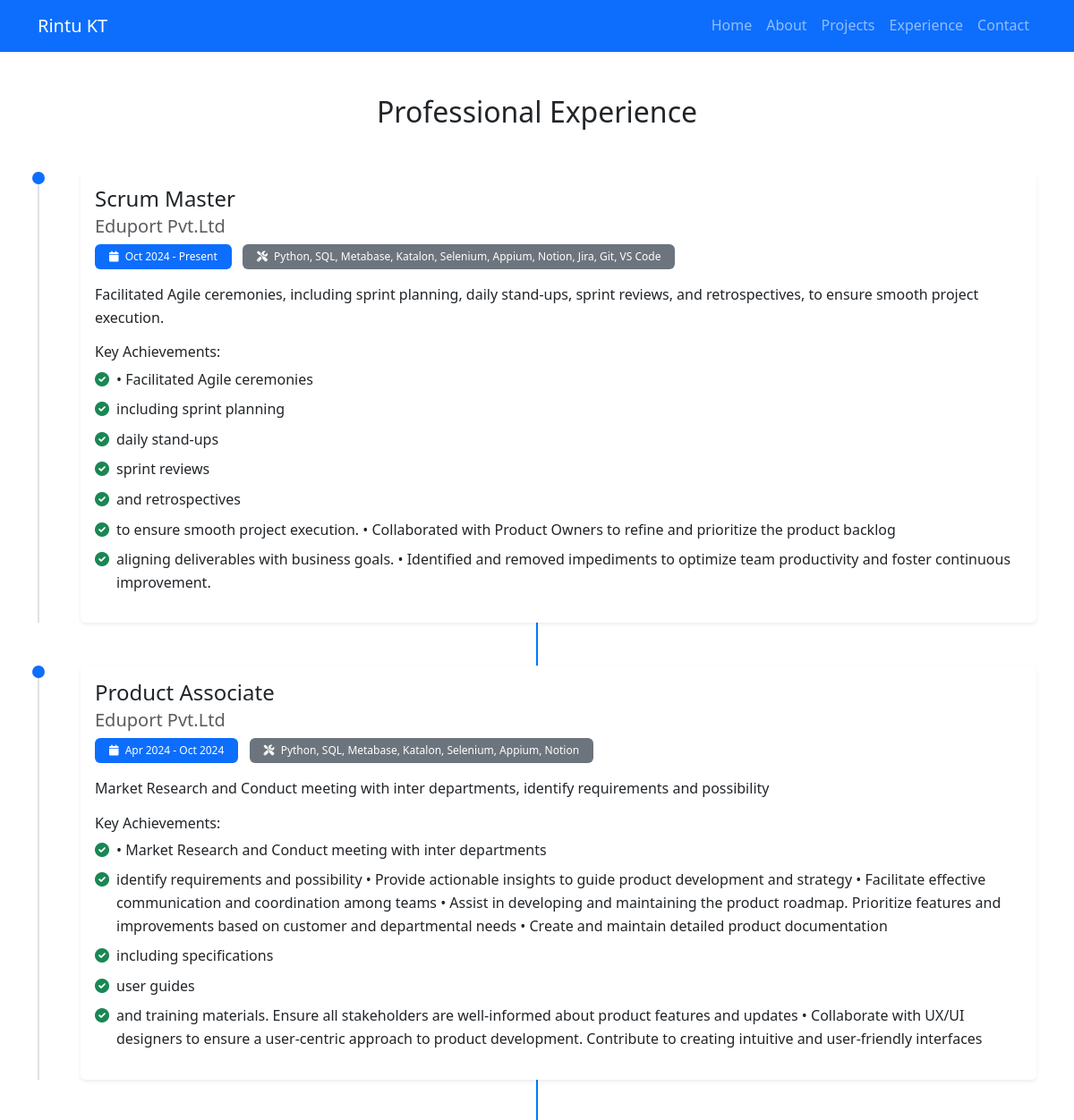
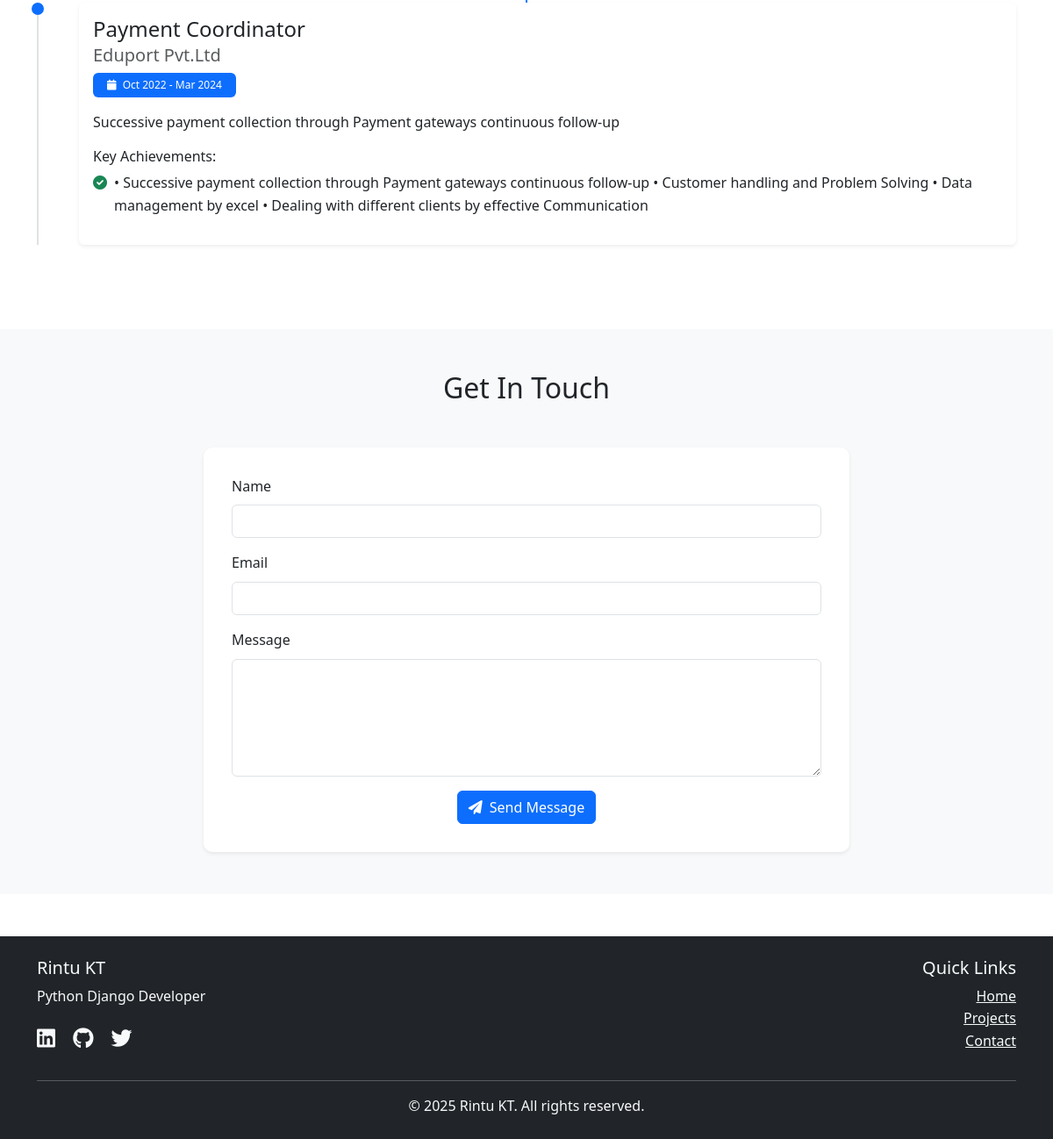
The app's page /experience/ with its own data (2 pictures, top to bottom).
### portfolio_app/models.py (models this page shows, shortened)
class Experience(models.Model):
    company = models.CharField(max_length=100)
    position = models.CharField(max_length=100)
    description = models.TextField()
    achievements = models.TextField()
    start_date = models.DateField()
    end_date = models.DateField(null=True, blank=True)
    tools = models.CharField(max_length=200, blank=True)
    class Meta:
        ordering = ['-start_date']

### portfolio_app/views.py (the view)
# urls.py: path('experience/', views.experience, name='experience'),
def experience(request):
    experiences = Experience.objects.all().order_by('-start_date')  # Changed to reverse order
    personal_detail = PersonalDetail.objects.first()
    context = {
        'experiences': experiences,
        'personal_detail': personal_detail,
    }
    return render(request, 'portfolio_app/experience.html', context)

### portfolio_app/templatetags/portfolio_tags.py (called while the page is built)
@register.filter
def split(value, arg):
    return [x.strip() for x in value.split(arg)]

### portfolio_app/templates/portfolio_app/experience.html (shortened to what this page needs)
{% extends 'portfolio_app/base.html' %}
{% load static %}
{% load portfolio_tags %}
{% block content %}
<section class="experience-section py-5">
    <div class="container">
        <h2 class="text-center mb-5">Professional Experience</h2>
        <div class="timeline">
            {% for exp in experiences %}
            <div class="timeline-item mb-5">
                <div class="card">
                    <div class="card-body">
                        <h4 class="card-title">{{ exp.position }}</h4>
                        <h5 class="card-subtitle mb-2 text-muted">{{ exp.company }}</h5>
                        <div class="mb-3">
                            <span class="badge bg-primary me-2">
                                <i class="fas fa-calendar me-1"></i>
                                {{ exp.start_date|date:"M Y" }} -
                                {% if exp.end_date %}
                                    {{ exp.end_date|date:"M Y" }}
                                {% else %}
                                    Present
                                {% endif %}
                            </span>
                            {% if exp.tools %}
                            <span class="badge bg-secondary">
                                <i class="fas fa-tools me-1"></i>
                                {{ exp.tools }}
                            </span>
                            {% endif %}
                        </div>
                        <p class="card-text">{{ exp.description }}</p>
                        {% if exp.achievements %}
                        <h6 class="mb-2">Key Achievements:</h6>
                        <ul class="list-unstyled">
                            {% for achievement in exp.achievements|split:"," %}
                            <li class="mb-2">
                                <i class="fas fa-check-circle text-success me-2"></i>
                                {{ achievement }}
                            </li>
                            {% endfor %}
                        </ul>
                        {% endif %}
                    </div>
                </div>
            </div>
            {% endfor %}
        </div>
    </div>
</section>
<section id="contact" class="contact-section py-5 bg-light">
    <div class="container">
        <h2 class="text-center mb-5">Get In Touch</h2>
        <div class="row justify-content-center">
            <div class="col-md-8">
                <form id="contactForm" class="contact-form" action="{% url 'portfolio_app:contact' %}" method="post">
                    <div class="mb-3">
                        <label for="name" class="form-label">Name</label>
                        <input type="text" class="form-control" id="name" name="name" required>
                    </div>
                    <div class="mb-3">
                        <label for="email" class="form-label">Email</label>
                        <input type="email" class="form-control" id="email" name="email" required>
                    </div>
                    <div class="mb-3">
                        <label for="message" class="form-label">Message</label>
                        <textarea class="form-control" id="message" name="message" rows="5" required></textarea>
                    </div>
                    <div class="text-center">
                        <button type="submit" class="btn btn-primary">
                            <i class="fas fa-paper-plane me-2"></i>Send Message
                        </button>
                    </div>
                </form>
            </div>
        </div>
    </div>
</section>
{% endblock %}

### static/portfolio_app/css/style.css (style rules this page uses)
:root { --primary-color: #007bff; --secondary-color: #6c757d; --dark-color: #343a40; --light-color: #f8f9fa; }
body { font-family: 'Segoe UI', Tahoma, Geneva, Verdana, sans-serif; line-height: 1.6; }
.timeline { position: relative; padding: 20px 0; }
.timeline::before { content: ''; position: absolute; width: 2px; background-color: var(--primary-color); top: 0; bottom: 0; left: 50%; margin-left: -1px; }
.timeline-item { margin-bottom: 30px; position: relative; }
.contact-form { background: white; padding: 30px; border-radius: 8px; box-shadow: 0 2px 4px rgba(0, 0, 0, 0.1); }

### portfolio_app/templates/portfolio_app/experience.html (style rules this page uses)
.timeline { position: relative; padding: 0; list-style: none; }
.timeline-item { position: relative; padding-left: 3rem; }
.timeline-item::before { content: ''; position: absolute; left: 0; top: 0; height: 100%; width: 2px; background-color: #dee2e6; }
.timeline-item::after { content: ''; position: absolute; left: -6px; top: 0; width: 14px; height: 14px; border-radius: 50%; background-color: var(--bs-primary); }
.card { border: none; box-shadow: 0 0.125rem 0.25rem rgba(0, 0, 0, 0.075); transition: transform 0.2s ease-in-out; }
.badge { font-weight: 500; padding: 0.5rem 1rem; }
.list-unstyled li { position: relative; padding-left: 1.5rem; }
.list-unstyled li i { position: absolute; left: 0; top: 0.25rem; }
.contact-section { background-color: #f8f9fa; }
.contact-form { background: white; padding: 2rem; border-radius: 10px; box-shadow: 0 0.125rem 0.25rem rgba(0, 0, 0, 0.075); }

### records on screen
Experience: position "Scrum Master", company "Eduport Pvt.Ltd", start_date "Oct 2024", shows "Present", tools "Python, SQL, Metabase, Katalon, Selenium, Appium, Notion, Jira, Git, VS Code", description "Facilitated Agile ceremonies, including sprint planning, daily stand-ups, sprint reviews, and retrospectives, to ensure smooth project execution.", achievements "• Facilitated Agile ceremonies" "including sprint planning" "daily stand-ups" "sprint reviews" "and retrospectives" "to ensure smooth project execution. • Collaborated with Product Owners to refine and prioritize the product backlog" "aligning deliverables with business goals. • Identified and removed impediments to optimize team productivity and foster continuous improvement."
Experience: position "Product Associate", company "Eduport Pvt.Ltd", start_date "Apr 2024", end_date "Oct 2024", tools "Python, SQL, Metabase, Katalon, Selenium, Appium, Notion", description "Market Research and Conduct meeting with inter departments, identify requirements and possibility", achievements "• Market Research and Conduct meeting with inter departments" "identify requirements and possibility • Provide actionable insights to guide product development and strategy • Facilitate effective communication and coordination among teams • Assist in developing and maintaining the product roadmap. Prioritize features and improvements based on customer and departmental needs • Create and maintain detailed product documentation" "including specifications" "user guides" "and training materials. Ensure all stakeholders are well-informed about product features and updates • Collaborate with UX/UI designers to ensure a user-centric approach to product development. Contribute to creating intuitive and user-friendly interfaces"
Experience: position "Payment Coordinator", company "Eduport Pvt.Ltd", start_date "Oct 2022", end_date "Mar 2024", description "Successive payment collection through Payment gateways continuous follow-up", achievements "• Successive payment collection through Payment gateways continuous follow-up • Customer handling and Problem Solving • Data management by excel • Dealing with different clients by effective Communication"
